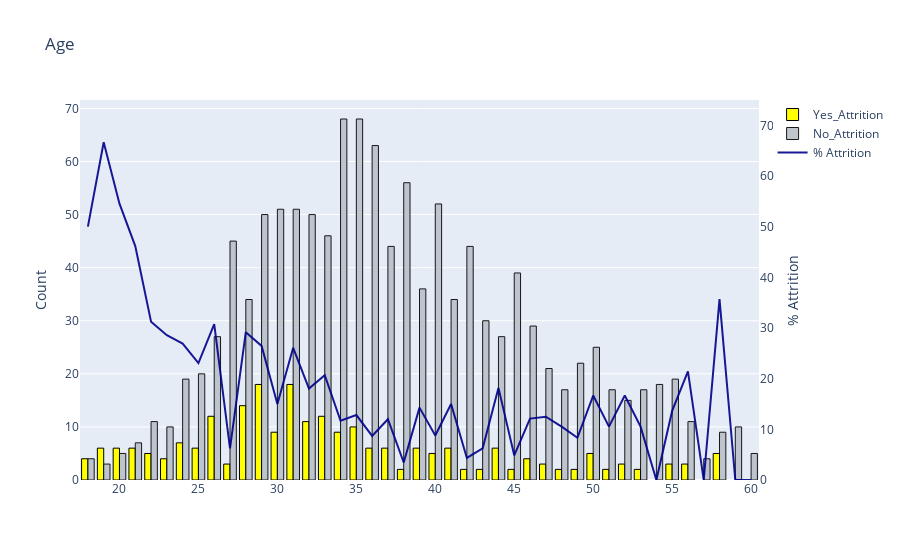

This figure's notebook cell:
### Markdown cell above
# what is effect of age on attrition ?

### Code cell
barplot('Age', False)

### Figure 1 — Plotly figure (JSON) as saved in the notebook; plotly's stock layout.template omitted (floating-point values rounded to 4 significant figures)
{"data": [{"marker": {"color": "yellow", "line": {"color": "#000000", "width": 1}}, "name": "Yes_Attrition", "type": "bar", "x": [31, 29, 28, 33, 26, 32, 35, 34, 30, 24, 21, 44, 37, 19, 41, 25, 20, 39, 36, 40, 50, 22, 58, 23, 46, 18, 56, 55, 27, 52, 47, 48, 45, 42, 38, 51, 49, 43, 53], "y": [18, 18, 14, 12, 12, 11, 10, 9, 9, 7, 6, 6, 6, 6, 6, 6, 6, 6, 6, 5, 5, 5, 5, 4, 4, 4, 3, 3, 3, 3, 3, 2, 2, 2, 2, 2, 2, 2, 2]}, {"marker": {"color": "#B9C0C9", "line": {"color": "#000000", "width": 1}}, "name": "No_Attrition", "opacity": 0.9, "type": "bar", "x": [34, 35, 36, 38, 40, 31, 30, 29, 32, 33, 27, 42, 37, 45, 39, 41, 28, 43, 46, 44, 26, 50, 49, 47, 25, 55, 24, 54, 48, 51, 53, 52, 22, 56, 59, 23, 58, 21, 60, 20, 57, 18, 19], "y": [68, 68, 63, 56, 52, 51, 51, 50, 50, 46, 45, 44, 44, 39, 36, 34, 34, 30, 29, 27, 27, 25, 22, 21, 20, 19, 19, 18, 17, 17, 17, 15, 11, 11, 10, 10, 9, 7, 5, 5, 4, 4, 3]}, {"marker": {"color": "darkblue", "line": {"color": "#000000", "width": 0.5}}, "name": "% Attrition", "opacity": 0.9, "type": "scatter", "x": [18, 19, 20, 21, 22, 23, 24, 25, 26, 27, 28, 29, 30, 31, 32, 33, 34, 35, 36, 37, 38, 39, 40, 41, 42, 43, 44, 45, 46, 47, 48, 49, 50, 51, 52, 53, 54, 55, 56, 57, 58, 59, 60], "y": [50, 66.67, 54.55, 46.15, 31.25, 28.57, 26.92, 23.08, 30.77, 6.25, 29.17, 26.47, 15, 26.09, 18.03, 20.69, 11.69, 12.82, 8.696, 12, 3.448, 14.29, 8.772, 15, 4.348, 6.25, 18.18, 4.878, 12.12, 12.5, 10.53, 8.333, 16.67, 10.53, 16.67, 10.53, 0, 13.64, 21.43, 0, 35.71, 0, 0], "yaxis": "y2"}], "layout": {"title": {"text": "Age"}, "yaxis": {"title": {"text": "Count"}}, "yaxis2": {"anchor": "x", "overlaying": "y", "range": [0, 75], "showgrid": false, "side": "right", "title": {"text": "% Attrition"}, "zeroline": false}}}
